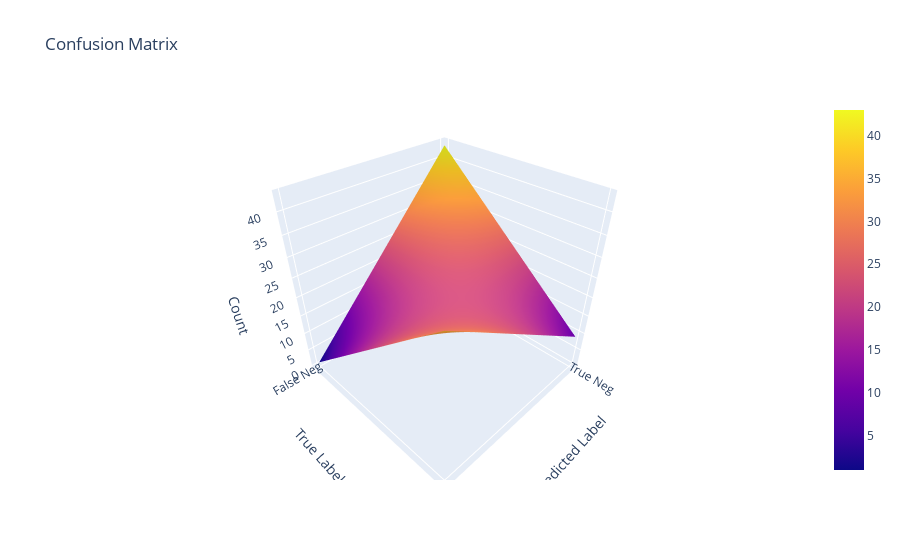

The notebook cell saved with this chart:
### Code cell
import plotly.graph_objects as go
import numpy as np
from sklearn.metrics import confusion_matrix

# Generate confusion matrix
conf_mat = confusion_matrix(Y_test, decision_tree_Y_pred)

# Create 3D surface plot for confusion matrix
x = ['True Neg', 'False Pos']
y = ['False Neg', 'True Pos']

fig = go.Figure(data=[go.Surface(z=conf_mat, x=x, y=y)])

# Set axes labels
fig.update_layout(
    title='Confusion Matrix',
    scene=dict(
        xaxis_title='Predicted Label',
        yaxis_title='True Label',
        zaxis_title='Count',
    )
)

# Save plot as HTML file
fig.write_html("confusion_matrix_3d.html")
fig.show()

print("Confusion matrix 3D surface plot saved as 'confusion_matrix_3d.html'.")

### Figure 1 — Plotly figure (JSON) as saved in the notebook; plotly's stock layout.template omitted (floating-point values rounded to 4 significant figures)
{"data": [{"type": "surface", "x": ["True Neg", "False Pos"], "y": ["False Neg", "True Pos"], "z": [[43, 1], [9, 36]]}], "layout": {"scene": {"xaxis": {"title": {"text": "Predicted Label"}}, "yaxis": {"title": {"text": "True Label"}}, "zaxis": {"title": {"text": "Count"}}}, "title": {"text": "Confusion Matrix"}}}
